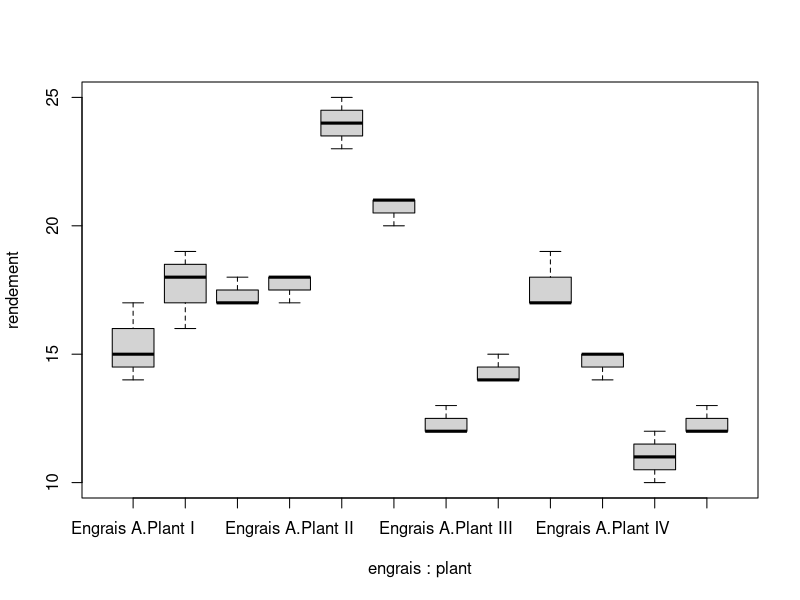
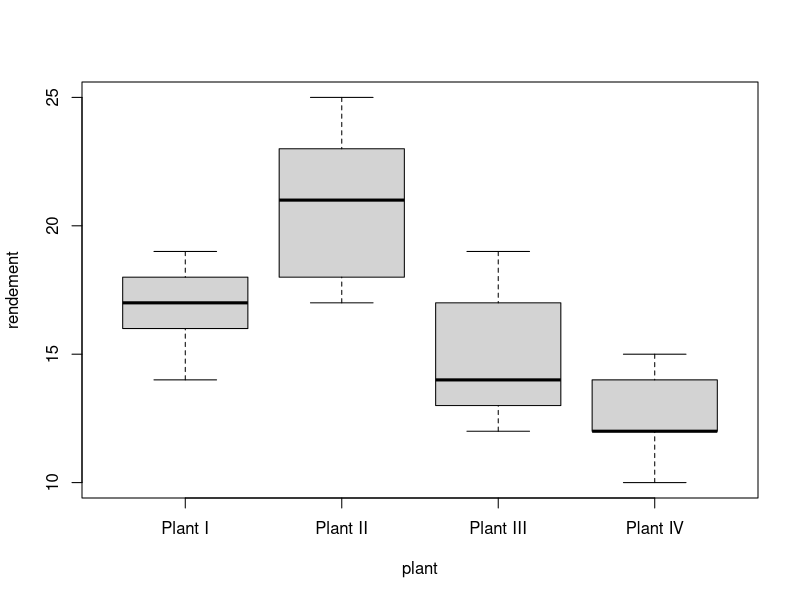
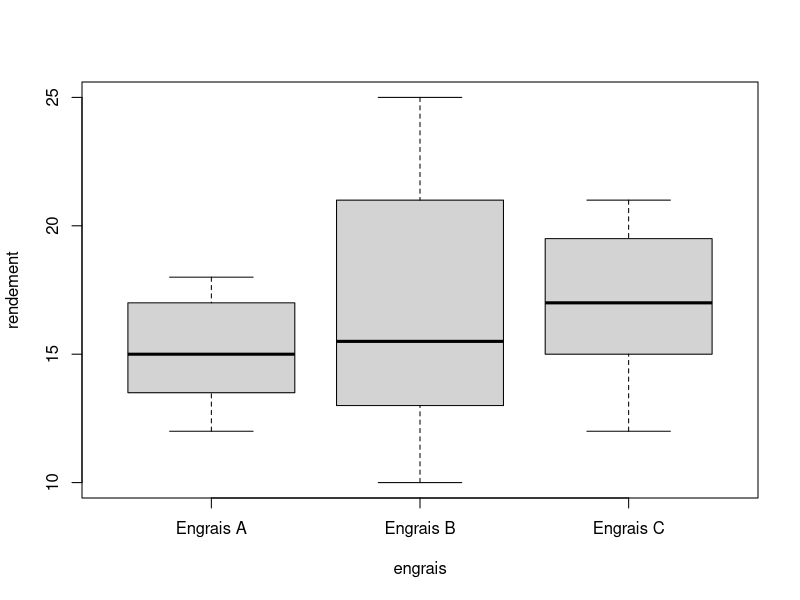
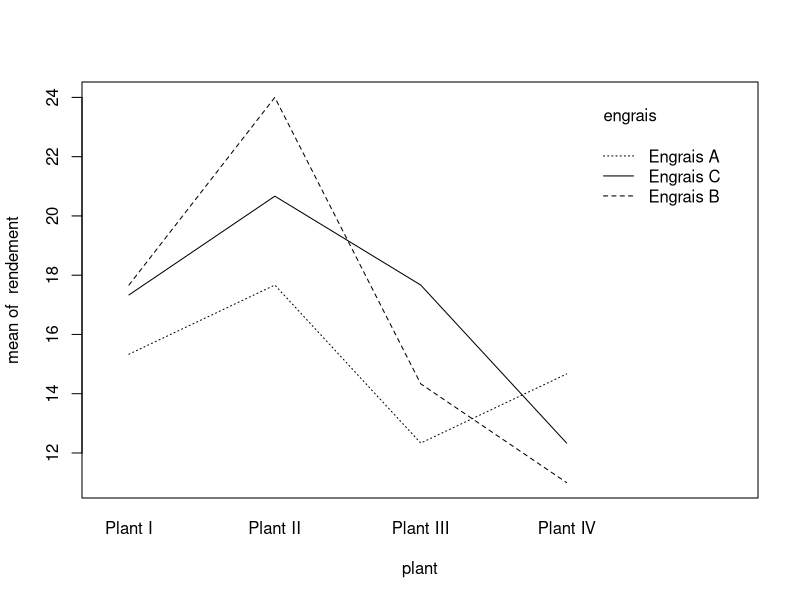
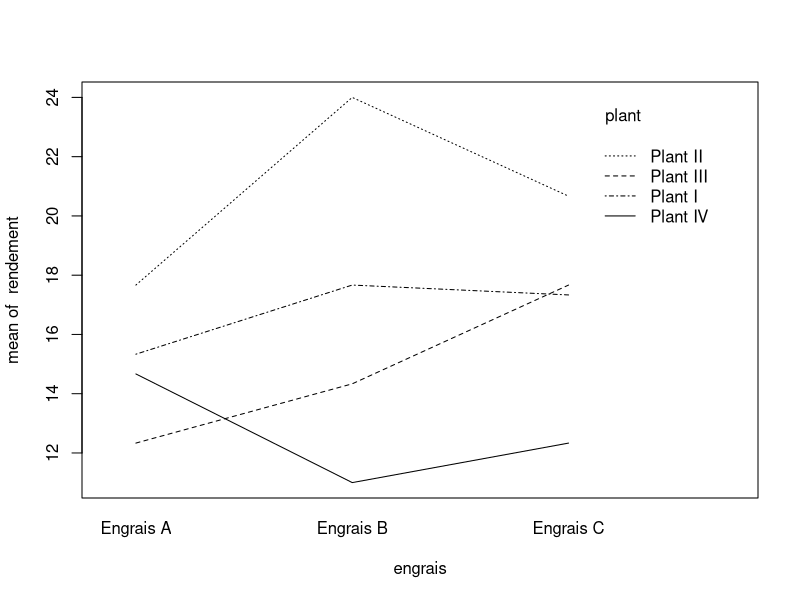

The R source for these figures, in order: (Note: this script raises an error after producing the figures.)
rendement<-c(15,14,17,18,17,18,12,13,12,14,15,15,
16,19,18,23,24,25,15,14,14,12,11,10,
18,17,17,20,21,21,17,19,17,12,13,12)
plant<-as.factor(rep(rep(c("Plant I","Plant II","Plant III","Plant IV"),each=3),3))
engrais<-as.factor(rep(c("Engrais A","Engrais B","Engrais C"),each=12))
donnees<-data.frame(rendement,plant,engrais)
levels(engrais) # donne les differents niveaux du facteur "engrais"
levels(plant) # donne les differents niveaux du facteur "plant"
table(engrais) # indique les nombres d’observations par niveau du facteur "engrais"
table(plant) # indique les nombres d’observations par niveau du facteur "plant"
boxplot(rendement~engrais*plant)
boxplot(rendement~plant)
boxplot(rendement~engrais)
interaction.plot(plant,engrais,rendement)
# ou
interaction.plot(engrais,plant,rendement)
tapply(rendement,list(engrais,plant),mean)
tapply(rendement,list(engrais,plant),min)
tapply(rendement,list(engrais,plant),var)
res.aov <- aov(rendement~engrais*plant) # modele avec interaction
summary(res)

# ou
res.aov <- aov(rendement~engrais+plant+engrais:plant) # modele avec interaction
summary(res.aov)
res.aov <- aov(rendement~engrais*plant) # modele avec interaction
summary(res.aov)
# ou
res.aov <- aov(rendement~engrais+plant+engrais:plant) # modele avec interaction
summary(res.aov)
res<-lm(rendement~engrais*plant) # calage sur la case "Type I" et "Engrais A"
summary(res)
# H0 : le modèle est inutile , ici pval<5% donc rejet H0 , le modèle est utile 
# H0 <=> alpha_i^engrais == aplha_j^plant==B_i,j== 0
# La variabilité du rendement est expliqué à R² = 96% par le modèle à 2 facteurs (engrais*plant)
# Res standart error : estaimation sans biaais de l'écart type sigma des termes d'errurs du modèle est s= 0,9 t/h

#Intercept : rendement moyen avec engrais A et Plant 1 , mu_A1 = 15.333
#Si on passe à engrais B : alpha_B = 2.33
#Si on passe à plant 2 : alpha_2 = 2.333

#interraction B_i,j où B_A,j = 0 pour tout j et B_i,1 = 0 pour tout i 
#B_B,2 = 4 , bonne interaction
#B_C,3 = 3.33 , intéraction significative
#B_B,4 = -6 , interraction significative -> grande perte 
#B_C,4 = -4.3 , interraction significative -> grande perte
# si on doit utiliser le plant 4 il faut utiliser l'engrais A
#possible de faire un tab : https://docs.google.com/spreadsheets/d/1saBV7VWYq6XxT4uOwRnuTxaLxxgsG2IyvfylccGdcCQ/edit#gid=0


shapiro.test(res$residuals) # test de normalite des residus
#pval>5% Non rejet de H0 -> ok 
bartlett.test(rendement,engrais,plant) # test d’homoscedasticite
#pval =2%<5% , léger rejet de H0 -> bof! mais ca passe 
# explication: données équilibrés (même nombre d'observation dans chaqu cas (i,j):3 (c'st ptit))
#Robusteste de L'anova à de léger écart 
# pour se caler sur la moyenne
fligner.test(rendement,engrais,plant) # autre test d’homoscedasticite
#pval = 4.3%<5% , très léger rejet de H0 -> permet de rester overt à l'interprétation et de rester critique face aux observations 
res <- lm(rendement~C(engrais,sum)+C(plant,sum)+C(engrais,sum):C(plant,sum))
summary(res)


plot(res$fitted,res$residuals) # graphique des valeurs predites versus les residus0